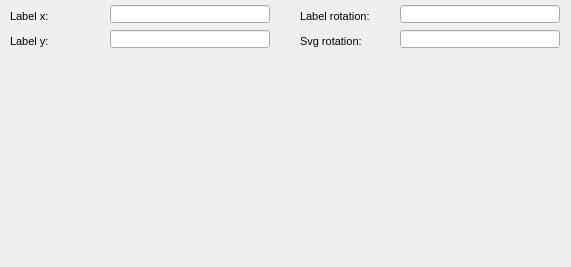
      <widget class="QWidget" name="page_7">
       <property name="geometry">
        <rect>
         <x>0</x>
         <y>0</y>
         <width>571</width>
         <height>267</height>
        </rect>
       </property>
       <attribute name="label">
        <string>Feature graphic design</string>
       </attribute>
       <widget class="QLabel" name="label_rotation">
        <property name="geometry">
         <rect>
          <x>300</x>
          <y>30</y>
          <width>90</width>
          <height>22</height>
         </rect>
        </property>
        <property name="font">
         <font>
          <pointsize>8</pointsize>
         </font>
        </property>
        <property name="frameShape">
         <enum>QFrame::NoFrame</enum>
        </property>
        <property name="frameShadow">
         <enum>QFrame::Plain</enum>
        </property>
        <property name="text">
         <string>Svg rotation:</string>
        </property>
        <property name="textFormat">
         <enum>Qt::AutoText</enum>
        </property>
        <property name="scaledContents">
         <bool>false</bool>
        </property>
        <property name="alignment">
         <set>Qt::AlignLeading|Qt::AlignLeft|Qt::AlignVCenter</set>
        </property>
        <property name="margin">
         <number>3</number>
        </property>
       </widget>
       <widget class="QLineEdit" name="label_x">
        <property name="geometry">
         <rect>
          <x>110</x>
          <y>5</y>
          <width>160</width>
          <height>18</height>
         </rect>
        </property>
        <property name="text">
         <string/>
        </property>
       </widget>
       <widget class="QLineEdit" name="label_y">
        <property name="geometry">
         <rect>
          <x>110</x>
          <y>30</y>
          <width>160</width>
          <height>18</height>
         </rect>
        </property>
        <property name="text">
         <string/>
        </property>
       </widget>
       <widget class="QLineEdit" name="rotation">
        <property name="geometry">
         <rect>
          <x>400</x>
          <y>30</y>
          <width>160</width>
          <height>18</height>
         </rect>
        </property>
        <property name="text">
         <string/>
        </property>
       </widget>
       <widget class="QLabel" name="label_label_x">
        <property name="geometry">
         <rect>
          <x>10</x>
          <y>5</y>
          <width>90</width>
          <height>22</height>
         </rect>
        </property>
        <property name="font">
         <font>
          <pointsize>8</pointsize>
         </font>
        </property>
        <property name="frameShape">
         <enum>QFrame::NoFrame</enum>
        </property>
        <property name="frameShadow">
         <enum>QFrame::Plain</enum>
        </property>
        <property name="text">
         <string>Label x:</string>
        </property>
        <property name="textFormat">
         <enum>Qt::AutoText</enum>
        </property>
        <property name="scaledContents">
         <bool>false</bool>
        </property>
        <property name="alignment">
         <set>Qt::AlignLeading|Qt::AlignLeft|Qt::AlignVCenter</set>
        </property>
        <property name="margin">
         <number>3</number>
        </property>
       </widget>
       <widget class="QLineEdit" name="label_rotation">
        <property name="geometry">
         <rect>
          <x>400</x>
          <y>5</y>
          <width>160</width>
          <height>18</height>
         </rect>
        </property>
        <property name="text">
         <string/>
        </property>
       </widget>
       <widget class="QLabel" name="label_label_rotation">
        <property name="geometry">
         <rect>
          <x>300</x>
          <y>5</y>
          <width>101</width>
          <height>22</height>
         </rect>
        </property>
        <property name="font">
         <font>
          <pointsize>8</pointsize>
         </font>
        </property>
        <property name="frameShape">
         <enum>QFrame::NoFrame</enum>
        </property>
        <property name="frameShadow">
         <enum>QFrame::Plain</enum>
        </property>
        <property name="text">
         <string>Label rotation:</string>
        </property>
        <property name="textFormat">
         <enum>Qt::AutoText</enum>
        </property>
        <property name="scaledContents">
         <bool>false</bool>
        </property>
        <property name="alignment">
         <set>Qt::AlignLeading|Qt::AlignLeft|Qt::AlignVCenter</set>
        </property>
        <property name="margin">
         <number>3</number>
        </property>
       </widget>
       <widget class="QLabel" name="label_label_y">
        <property name="geometry">
         <rect>
          <x>10</x>
          <y>30</y>
          <width>90</width>
          <height>22</height>
         </rect>
        </property>
        <property name="font">
         <font>
          <pointsize>8</pointsize>
         </font>
        </property>
        <property name="frameShape">
         <enum>QFrame::NoFrame</enum>
        </property>
        <property name="frameShadow">
         <enum>QFrame::Plain</enum>
        </property>
        <property name="text">
         <string>Label y:</string>
        </property>
        <property name="textFormat">
         <enum>Qt::AutoText</enum>
        </property>
        <property name="scaledContents">
         <bool>false</bool>
        </property>
        <property name="alignment">
         <set>Qt::AlignLeading|Qt::AlignLeft|Qt::AlignVCenter</set>
        </property>
        <property name="margin">
         <number>3</number>
        </property>
       </widget>
      </widget>
